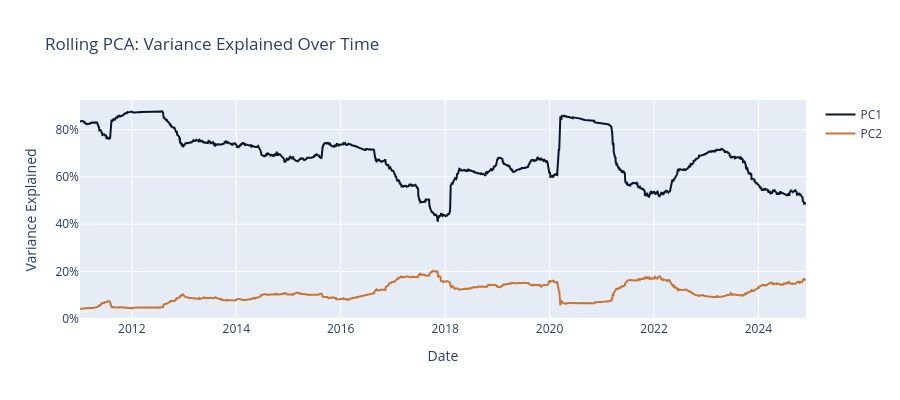

Source (notebook cell):
### Code cell
fig = go.Figure()
fig.add_trace(
    go.Scatter(
        x=roll_dates, y=rolling_var_explained[:, 0], name="PC1", line=dict(color=COLORS["blue"])
    )
)
fig.add_trace(
    go.Scatter(
        x=roll_dates, y=rolling_var_explained[:, 1], name="PC2", line=dict(color=COLORS["copper"])
    )
)
fig.update_layout(
    title="Rolling PCA: Variance Explained Over Time",
    xaxis_title="Date",
    yaxis_title="Variance Explained",
    yaxis_tickformat=".0%",
    height=400,
)
fig.show()

### Figure 1 — Plotly figure (JSON) as saved in the notebook; plotly's stock layout.template omitted (floating-point values rounded to 4 significant figures; data arrays with more than 128 entries replaced by an {"elided": "..."} marker saying what was removed)
{"data": [{"line": {"color": "#0a1628"}, "name": "PC1", "type": "scatter", "x": {"elided": "3500 str values"}, "y": {"elided": "3500 float values"}}, {"line": {"color": "#C87533"}, "name": "PC2", "type": "scatter", "x": {"elided": "3500 str values"}, "y": {"elided": "3500 float values"}}], "layout": {"height": 400, "title": {"text": "Rolling PCA: Variance Explained Over Time"}, "xaxis": {"title": {"text": "Date"}}, "yaxis": {"tickformat": ".0%", "title": {"text": "Variance Explained"}}}}
